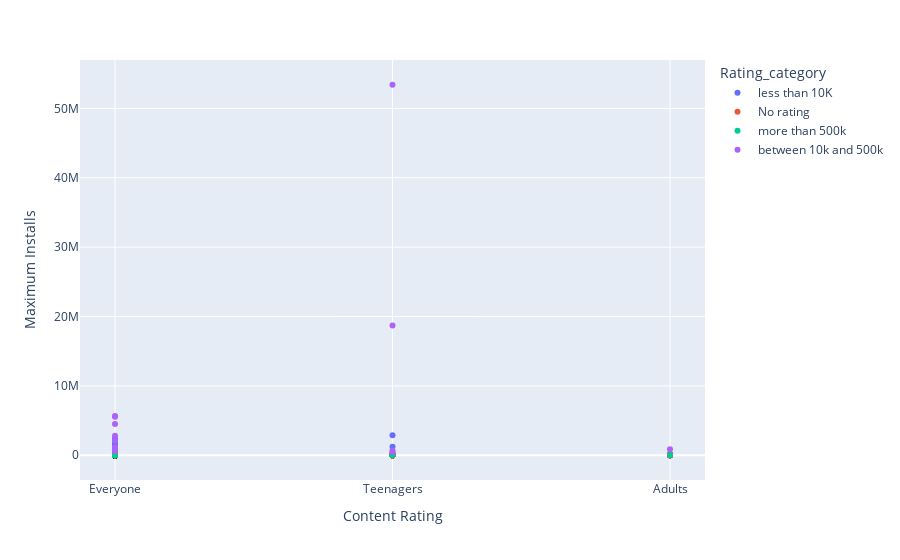

The code cell stored with this chart in its notebook:
### Code cell
px.scatter(df.query("Free == Free"), x="Content Rating", y="Maximum Installs",
	          color="Rating_category")

### Figure 1 — Plotly figure (JSON) as saved in the notebook; plotly's stock layout.template omitted (floating-point values rounded to 4 significant figures; data arrays with more than 128 entries replaced by an {"elided": "..."} marker saying what was removed)
{"data": [{"hovertemplate": "Rating_category=less than 10K<br>Content Rating=%{x}<br>Maximum Installs=%{y}<extra></extra>", "legendgroup": "less than 10K", "marker": {"color": "#636efa", "symbol": "circle"}, "mode": "markers", "name": "less than 10K", "orientation": "v", "showlegend": true, "type": "scatter", "x": {"elided": "520 str values"}, "xaxis": "x", "y": {"elided": "520 int values"}, "yaxis": "y"}, {"hovertemplate": "Rating_category=No rating<br>Content Rating=%{x}<br>Maximum Installs=%{y}<extra></extra>", "legendgroup": "No rating", "marker": {"color": "#EF553B", "symbol": "circle"}, "mode": "markers", "name": "No rating", "orientation": "v", "showlegend": true, "type": "scatter", "x": {"elided": "455 str values"}, "xaxis": "x", "y": {"elided": "455 int values"}, "yaxis": "y"}, {"hovertemplate": "Rating_category=more than 500k<br>Content Rating=%{x}<br>Maximum Installs=%{y}<extra></extra>", "legendgroup": "more than 500k", "marker": {"color": "#00cc96", "symbol": "circle"}, "mode": "markers", "name": "more than 500k", "orientation": "v", "showlegend": true, "type": "scatter", "x": ["Teenagers", "Everyone", "Everyone", "Adults", "Everyone", "Everyone", "Everyone", "Everyone", "Everyone", "Everyone", "Teenagers"], "xaxis": "x", "y": [47, 8, 343, 48, 6, 65, 52, 15, 26, 9, 741], "yaxis": "y"}, {"hovertemplate": "Rating_category=between 10k and 500k<br>Content Rating=%{x}<br>Maximum Installs=%{y}<extra></extra>", "legendgroup": "between 10k and 500k", "marker": {"color": "#ab63fa", "symbol": "circle"}, "mode": "markers", "name": "between 10k and 500k", "orientation": "v", "showlegend": true, "type": "scatter", "x": ["Teenagers", "Everyone", "Everyone", "Everyone", "Teenagers", "Everyone", "Teenagers", "Everyone", "Everyone", "Everyone", "Adults", "Teenagers", "Everyone"], "xaxis": "x", "y": [686557, 601145, 2810343, 5542579, 478358, 692181, 53411204, 4506583, 5675431, 2136056, 849573, 18713042, 1170936], "yaxis": "y"}], "layout": {"legend": {"title": {"text": "Rating_category"}, "tracegroupgap": 0}, "margin": {"t": 60}, "xaxis": {"anchor": "y", "domain": [0, 1], "title": {"text": "Content Rating"}}, "yaxis": {"anchor": "x", "domain": [0, 1], "title": {"text": "Maximum Installs"}}}}
